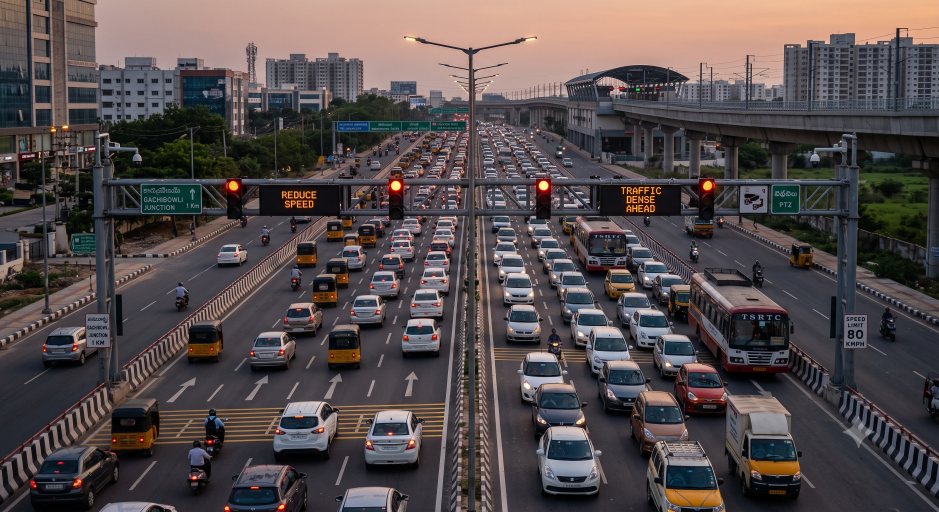
#> input picture traffic.jpg, 2816 x 1536 px (shown at 1/3 size)
$ python vehicle_detection.py
#> lines starting #> are read from the running program, lines starting #| are printed output that depends on the picture; after the words box and inside, x2 and y2 are one past the last pixel; in counts of white or black regions, pixels touching at a corner belong together
import cv2

image = cv2.imread("traffic.jpg")
#> image is the input picture: shape (1536, 2816, 3); mean B, G, R 76.1, 75.6, 84.4

if image is None:
    print("Image not found")

else:

    gray = cv2.cvtColor(
        image,
        cv2.COLOR_BGR2GRAY
    )
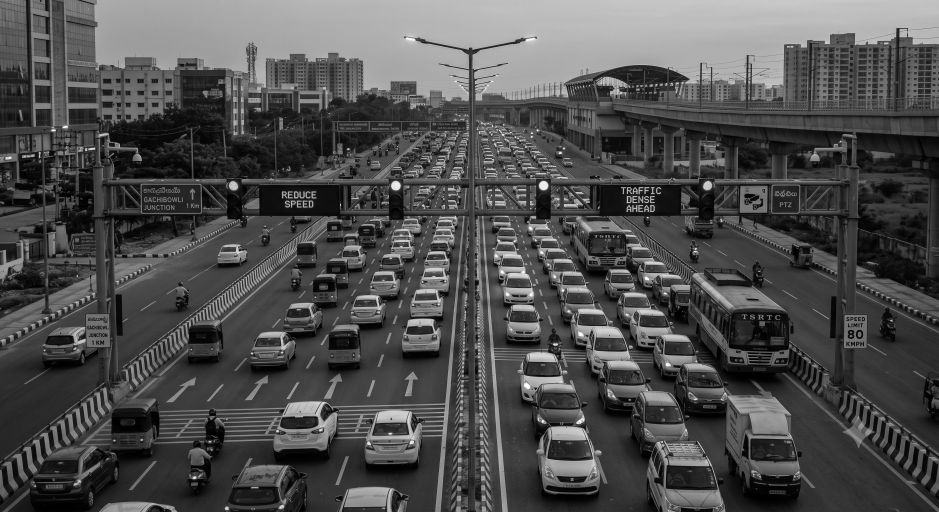
#> gray: shape (1536, 2816) (shown at 1/3 size); min 0, max 255, mean 78.3

    blur = cv2.GaussianBlur(
        gray,
        (5, 5),
        0
    )

    edges = cv2.Canny(
        blur,
        50,
        150
    )
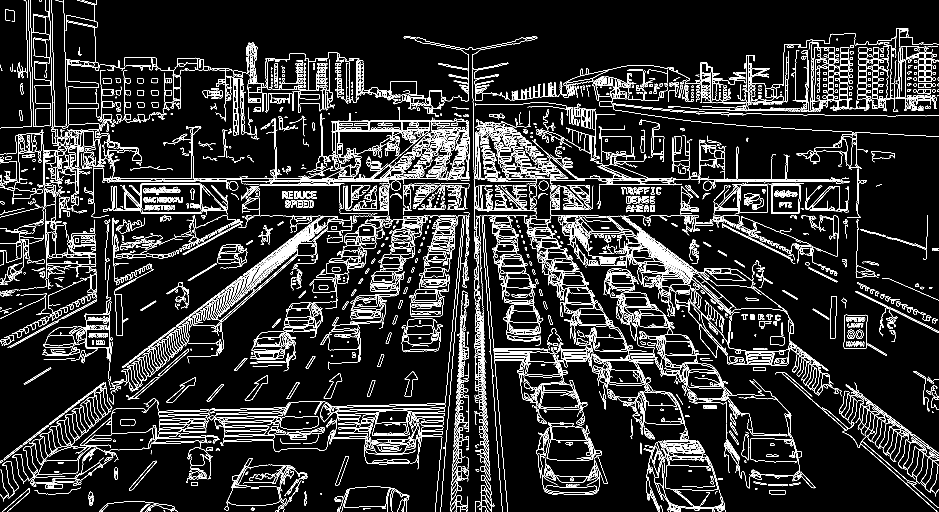
#> edges: shape (1536, 2816) (shown at 1/3 size); 7.5% white in thin lines or dots

    contours, hierarchy = cv2.findContours(
        edges,
        cv2.RETR_TREE,
        cv2.CHAIN_APPROX_SIMPLE
    )
#> contours = 5610 contours, 3136 with area under 20; largest, box (x1, y1, x2, y2) and area: (368, 551, 607, 642) 16684, (392, 551, 607, 642) 16591, (424, 554, 604, 639) 14844, (424, 554, 604, 639) 14834, (1915, 1149, 2064, 1320) 9626

    contour_image = image.copy()

    vehicle_count = 0

    for contour in contours:

        area = cv2.contourArea(contour)

        if area > 500:

            x, y, w, h = cv2.boundingRect(contour)

            cv2.rectangle(
                contour_image,
                (x, y),
                (x + w, y + h),
                (0, 255, 0),
                2
            )

            vehicle_count += 1
#> this loop made 5610 passes
#> (area, x, y, w, h) on passes 81, 82, 103, 104, 114, 115, 166, 167, 250, 251, 270, 271: (527, 2308, 1470, 49, 13), (523, 2308, 1470, 49, 13), (2276, 1634, 1455, 158, 23), (2262.5, 1637, 1455, 154, 23), (594, 137, 1453, 51, 13), (590, 137, 1453, 51, 13), (1496.5, 1669, 1427, 94, 22), (1470, 1669, 1427, 93, 22), (1006.5, 387, 1382, 84, 89), (862.5, 387, 1382, 84, 89), (905, 1006, 1368, 41, 88), (900, 1006, 1368, 41, 88)
#> area on passes 18, 19, 21, 31, 32, 37: 27.5, 25, 21, 103.5, 94.5, 154.5
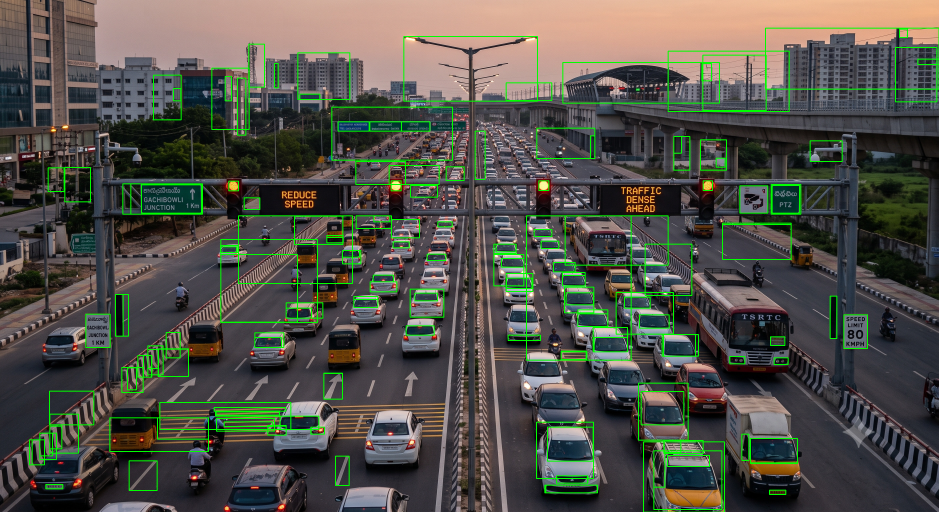
#> contour_image: shape (1536, 2816, 3) (shown at 1/3 size); mean B, G, R 73, 81.5, 81.2
#> after the loop, vehicle_count = 194

    # cv2.drawContours(
    #     contour_image,
    #     contours,
    #     -1,
    #     (0, 255, 0),
    #     2
    # )


    cv2.namedWindow(
        "Original Image",
        cv2.WINDOW_NORMAL
    )

    resized_image = cv2.resize(
        image,
        (1000, 600)
    )
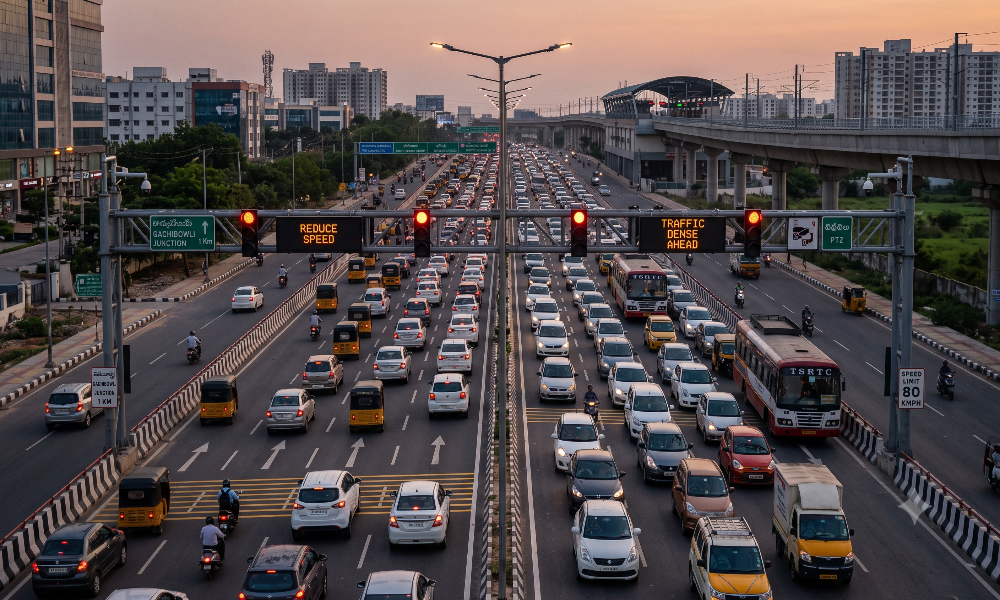
#> resized_image: shape (600, 1000, 3); mean B, G, R 75.9, 75.5, 84.3

    cv2.imshow(
        "Original Image",
        resized_image
    )


    cv2.namedWindow(
        "Gray Image",
        cv2.WINDOW_NORMAL
)

    resized_gray = cv2.resize(
        gray,
        (1000, 600)
    )
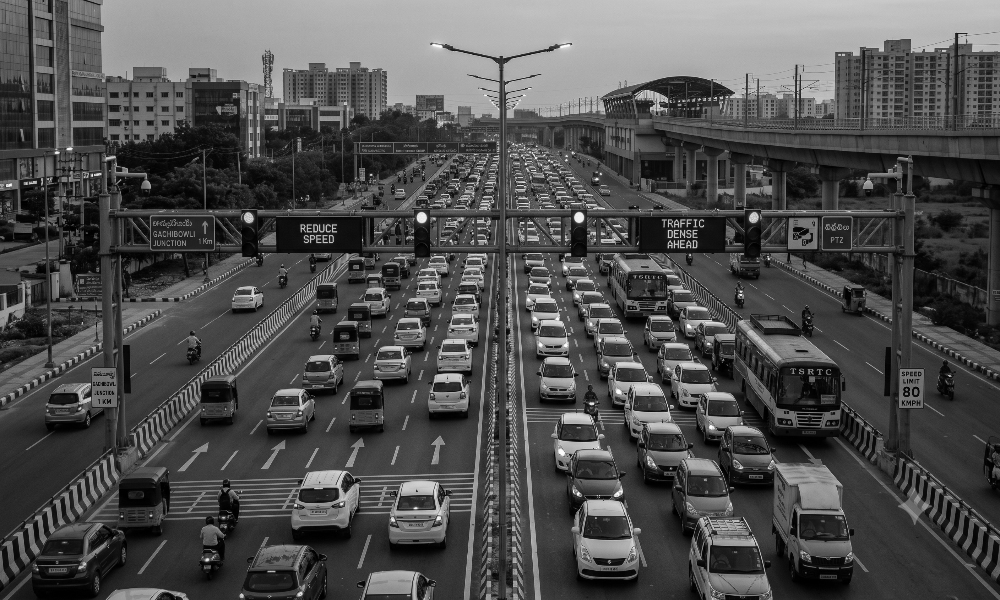
#> resized_gray: shape (600, 1000); min 0, max 254, mean 78.2

    cv2.imshow(
        "Gray Image",
        resized_gray
    )

    cv2.namedWindow(
        "Blur Image",
        cv2.WINDOW_NORMAL
    )

    resized_blur = cv2.resize(
        blur,
        (1000, 600)
    )

    cv2.imshow(
        "Blur Image",
        resized_blur
    )

    cv2.namedWindow(
        "Edge Detection",
        cv2.WINDOW_NORMAL
    )

    resized_edges = cv2.resize(
        edges,
        (1000, 600)
    )
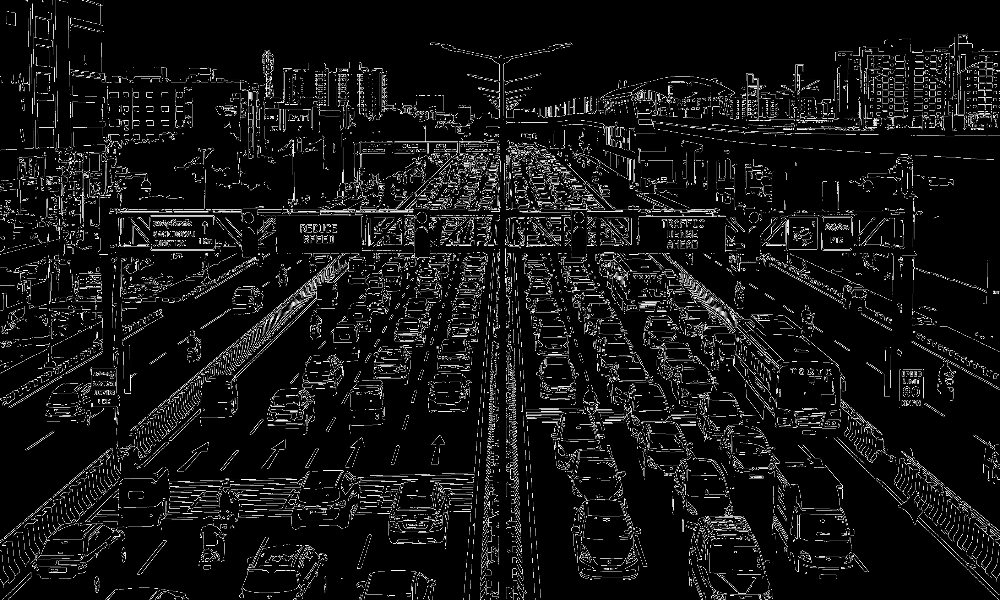
#> resized_edges: shape (600, 1000); min 0, max 255, mean 19.3

    cv2.imshow(
        "Edge Detection",
        resized_edges
    )

    cv2.namedWindow(
        "Contours",
        cv2.WINDOW_NORMAL
    )

    resized_contours = cv2.resize(
        contour_image,
        (1000, 600)
    )
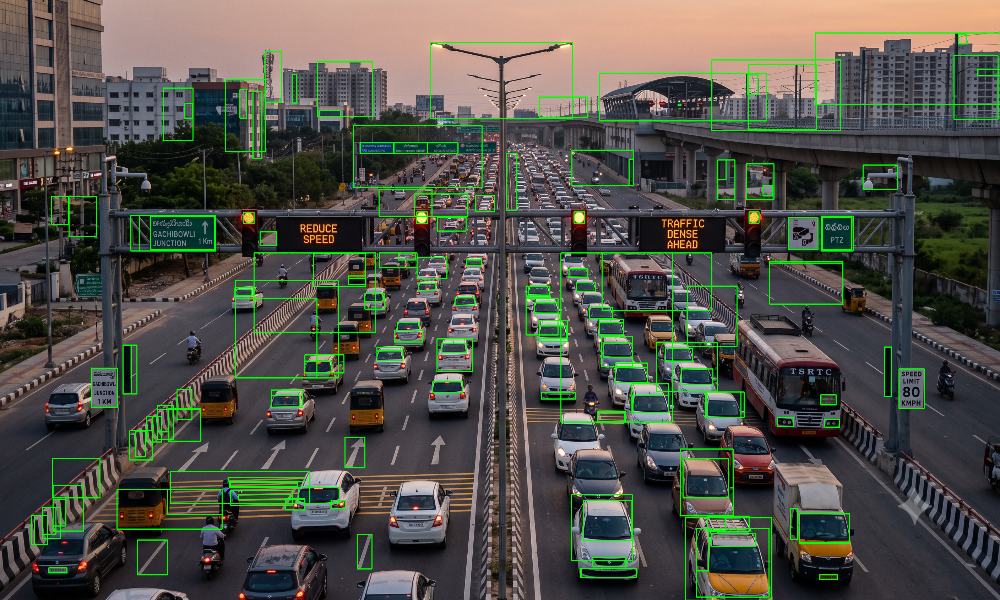
#> resized_contours: shape (600, 1000, 3); mean B, G, R 72.9, 81.4, 81

    cv2.imshow(
        "Contours",
        resized_contours
    )

    print(
        "Vehicles Detected:",
        vehicle_count
    )
#| Vehicles Detected: 194

    def get_vehicle_count():
        return vehicle_count

    # print(
    #     "Detected vehicles variable:",
    #     detected_vehicles
    # )


    cv2.waitKey(0)

    cv2.destroyAllWindows()


    # cv2.imshow(
    #     "Original Image",
    #     image
    # )


    # resized_image = cv2.resize(
    #     image,
    #     (1000, 600)
    # )

    # cv2.imshow(
    #     "Original Image",
    #     resized_image
    # )

    # cv2.imshow(
    #     "Gray Image",
    #     gray
    # )

    # resized_gray = cv2.resize(
    #     gray,
    #     (1000, 600)
    # )

    # cv2.imshow(
    #     "Gray Image",
    #     resized_gray
    # )
